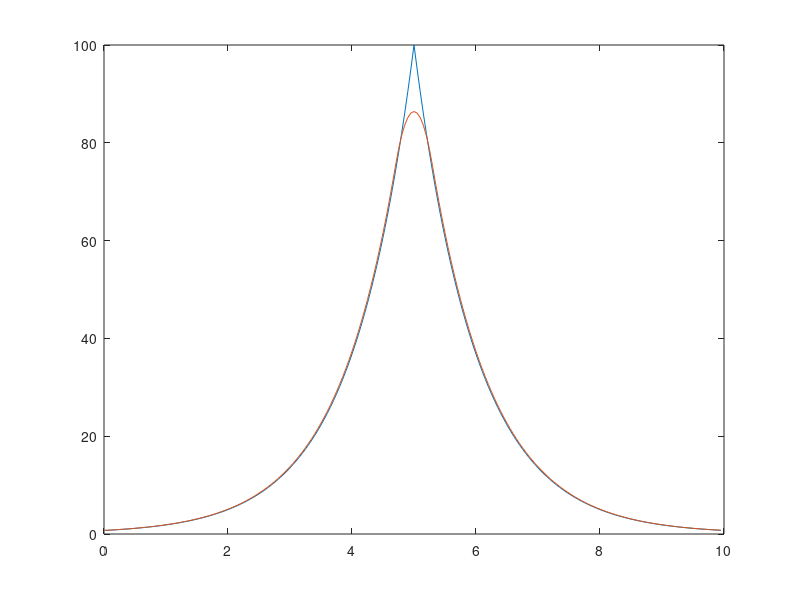

MATLAB code to generate this figure:
clear
x=0:0.05:10-0.05;
f=100./exp(abs(x-5))+(x-5).^2/500;
y=@(x) 100./exp(abs(x-5))+(x-5).^2/500;
wide=0.6;
for i=1:length(x)
    g(i)=1/wide*integral(y,x(i)-wide/2,x(i)+wide/2);
end
plot(x,f,x,g)



